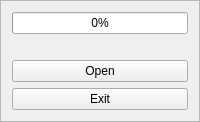
           <widget class="QFrame" name="frame_2">
            <property name="frameShape">
             <enum>QFrame::StyledPanel</enum>
            </property>
            <property name="frameShadow">
             <enum>QFrame::Raised</enum>
            </property>
            <layout class="QVBoxLayout" name="verticalLayout_3">
             <item>
              <widget class="QProgressBar" name="progressBar">
               <property name="enabled">
                <bool>true</bool>
               </property>
               <property name="value">
                <number>0</number>
               </property>
               <property name="textVisible">
                <bool>true</bool>
               </property>
              </widget>
             </item>
             <item>
              <widget class="QLabel" name="progressLabel">
               <property name="text">
                <string/>
               </property>
               <property name="alignment">
                <set>Qt::AlignCenter</set>
               </property>
              </widget>
             </item>
             <item>
              <widget class="QPushButton" name="openBtn">
               <property name="text">
                <string>Open</string>
               </property>
               <property name="icon">
                <iconset resource="../../resources/resources.qrc">
                 <normaloff>:/resources/icons_2/folder-open-outline.svg</normaloff>:/resources/icons_2/folder-open-outline.svg</iconset>
               </property>
               <property name="iconSize">
                <size>
                 <width>24</width>
                 <height>24</height>
                </size>
               </property>
              </widget>
             </item>
             <item>
              <widget class="QPushButton" name="exitBtn">
               <property name="text">
                <string>Exit</string>
               </property>
               <property name="icon">
                <iconset resource="../../resources/resources.qrc">
                 <normaloff>:/resources/icons_2/close-circle-outline.svg</normaloff>:/resources/icons_2/close-circle-outline.svg</iconset>
               </property>
               <property name="iconSize">
                <size>
                 <width>24</width>
                 <height>24</height>
                </size>
               </property>
              </widget>
             </item>
            </layout>
           </widget>
